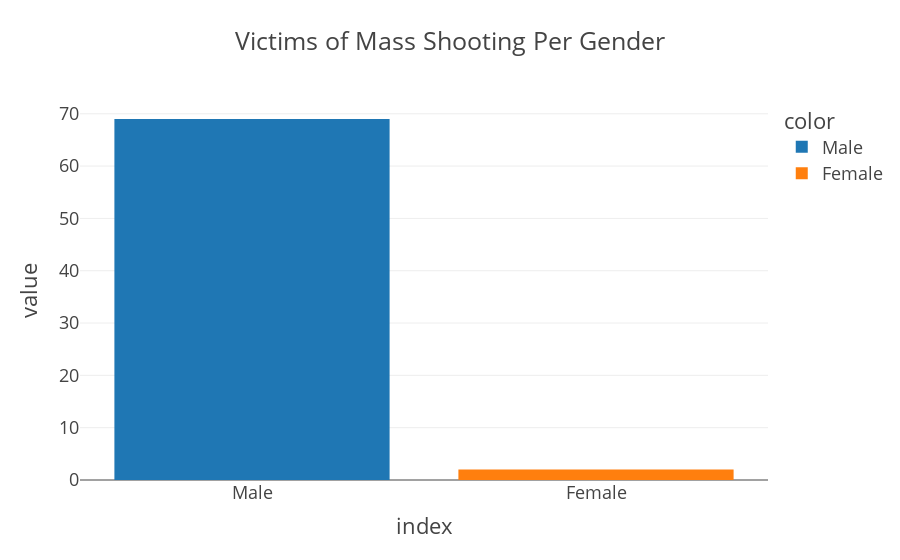

Notebook cell for this chart:
### Code cell
fig = px.bar(us_mass_shooting.GENDER.value_counts(), color=['Male', 'Female'], title='Victims of Mass Shooting Per Gender',
            template='presentation')
fig

### Figure 1 — Plotly figure (JSON) as saved in the notebook; plotly's stock layout.template omitted (floating-point values rounded to 4 significant figures)
{"data": [{"alignmentgroup": "True", "hovertemplate": "color=Male<br>index=%{x}<br>value=%{y}<extra></extra>", "legendgroup": "Male", "marker": {"color": "#1F77B4", "pattern": {"shape": ""}}, "name": "Male", "offsetgroup": "Male", "orientation": "v", "showlegend": true, "textposition": "auto", "type": "bar", "x": ["Male"], "xaxis": "x", "y": [69], "yaxis": "y"}, {"alignmentgroup": "True", "hovertemplate": "color=Female<br>index=%{x}<br>value=%{y}<extra></extra>", "legendgroup": "Female", "marker": {"color": "#FF7F0E", "pattern": {"shape": ""}}, "name": "Female", "offsetgroup": "Female", "orientation": "v", "showlegend": true, "textposition": "auto", "type": "bar", "x": ["Female"], "xaxis": "x", "y": [2], "yaxis": "y"}], "layout": {"barmode": "relative", "legend": {"title": {"text": "color"}, "tracegroupgap": 0}, "title": {"text": "Victims of Mass Shooting Per Gender"}, "xaxis": {"anchor": "y", "domain": [0, 1], "title": {"text": "index"}}, "yaxis": {"anchor": "x", "domain": [0, 1], "title": {"text": "value"}}}}
